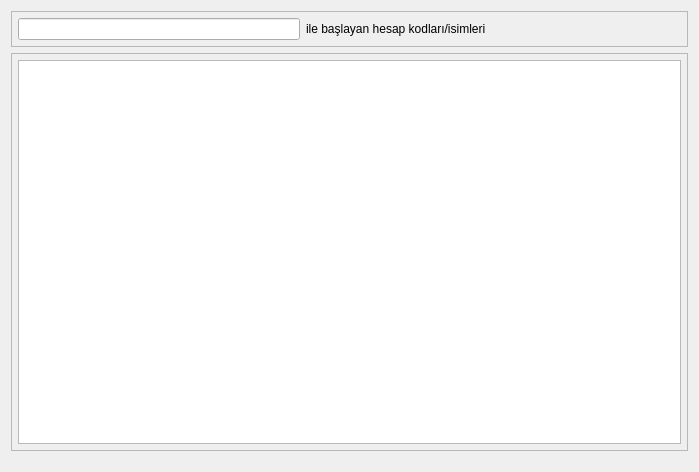
<?xml version="1.0" encoding="UTF-8"?>
<ui version="4.0">
 <class>MUH_HESAP_ARAMA</class>
 <widget class="QDialog" name="MUH_HESAP_ARAMA">
  <property name="geometry">
   <rect>
    <x>0</x>
    <y>0</y>
    <width>699</width>
    <height>472</height>
   </rect>
  </property>
  <property name="sizePolicy">
   <sizepolicy hsizetype="Expanding" vsizetype="Expanding">
    <horstretch>0</horstretch>
    <verstretch>0</verstretch>
   </sizepolicy>
  </property>
  <property name="minimumSize">
   <size>
    <width>650</width>
    <height>430</height>
   </size>
  </property>
  <property name="windowTitle">
   <string>Hesap Arama</string>
  </property>
  <layout class="QGridLayout" name="gridLayout_2" rowstretch="1,98,1">
   <item row="0" column="0">
    <widget class="QFrame" name="frame_baslayan_hesap_kodu">
     <property name="sizePolicy">
      <sizepolicy hsizetype="Expanding" vsizetype="Expanding">
       <horstretch>0</horstretch>
       <verstretch>0</verstretch>
      </sizepolicy>
     </property>
     <property name="frameShape">
      <enum>QFrame::StyledPanel</enum>
     </property>
     <property name="frameShadow">
      <enum>QFrame::Raised</enum>
     </property>
     <layout class="QGridLayout" name="gridLayout_4" columnstretch="15,10,10">
      <property name="margin">
       <number>6</number>
      </property>
      <item row="0" column="1">
       <widget class="QLabel" name="label_baslayan_hesap_kodu">
        <property name="sizePolicy">
         <sizepolicy hsizetype="Expanding" vsizetype="Fixed">
          <horstretch>0</horstretch>
          <verstretch>0</verstretch>
         </sizepolicy>
        </property>
        <property name="text">
         <string>ile başlayan hesap kodları/isimleri</string>
        </property>
       </widget>
      </item>
      <item row="0" column="0">
       <widget class="QLineEdit" name="line_edit_hesap_kodu_ismi"/>
      </item>
      <item row="0" column="2">
       <spacer name="horizontalSpacer_3">
        <property name="orientation">
         <enum>Qt::Horizontal</enum>
        </property>
        <property name="sizeHint" stdset="0">
         <size>
          <width>40</width>
          <height>20</height>
         </size>
        </property>
       </spacer>
      </item>
     </layout>
    </widget>
   </item>
   <item row="1" column="0">
    <widget class="QFrame" name="frame">
     <property name="frameShape">
      <enum>QFrame::StyledPanel</enum>
     </property>
     <property name="frameShadow">
      <enum>QFrame::Raised</enum>
     </property>
     <layout class="QGridLayout" name="gridLayout">
      <property name="margin">
       <number>6</number>
      </property>
      <item row="0" column="0">
       <widget class="QTableWidget" name="tableWidget"/>
      </item>
     </layout>
    </widget>
   </item>
   <item row="2" column="0">
    <widget class="QWidget" name="widget_batch_buttons" native="true">
     <property name="sizePolicy">
      <sizepolicy hsizetype="Expanding" vsizetype="Expanding">
       <horstretch>0</horstretch>
       <verstretch>0</verstretch>
      </sizepolicy>
     </property>
    </widget>
   </item>
  </layout>
 </widget>
 <tabstops>
  <tabstop>line_edit_hesap_kodu_ismi</tabstop>
  <tabstop>tableWidget</tabstop>
 </tabstops>
 <resources/>
 <connections/>
</ui>
